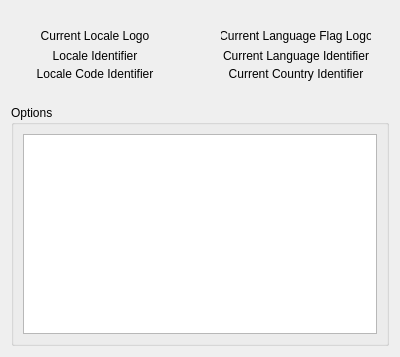
<?xml version="1.0" encoding="UTF-8"?>
<ui version="4.0">
 <class>LanguageSelectWidget</class>
 <widget class="QWidget" name="LanguageSelectWidget">
  <property name="geometry">
   <rect>
    <x>0</x>
    <y>0</y>
    <width>400</width>
    <height>354</height>
   </rect>
  </property>
  <property name="windowTitle">
   <string>Form</string>
  </property>
  <layout class="QVBoxLayout" name="verticalLayout">
   <item>
    <widget class="QWidget" name="topContainer" native="true">
     <layout class="QHBoxLayout" name="horizontalLayout">
      <item>
       <widget class="QWidget" name="localeContainer" native="true">
        <property name="minimumSize">
         <size>
          <width>150</width>
          <height>0</height>
         </size>
        </property>
        <layout class="QVBoxLayout" name="verticalLayout_4">
         <item>
          <layout class="QVBoxLayout" name="verticalLayout_7">
           <item>
            <widget class="QLabel" name="currentLocaleIconLabel">
             <property name="text">
              <string notr="true">Current Locale Logo</string>
             </property>
             <property name="alignment">
              <set>Qt::AlignCenter</set>
             </property>
            </widget>
           </item>
           <item>
            <layout class="QVBoxLayout" name="verticalLayout_6">
             <property name="spacing">
              <number>4</number>
             </property>
             <item>
              <widget class="QLabel" name="currentLocaleTitleLabel">
               <property name="text">
                <string extracomment="A text label next to an item containing the technical locale code the app is running under (such as en_US for US English)">Locale Identifier</string>
               </property>
               <property name="alignment">
                <set>Qt::AlignCenter</set>
               </property>
              </widget>
             </item>
             <item>
              <widget class="QLabel" name="currentLocaleNameLabel">
               <property name="text">
                <string notr="true">Locale Code Identifier</string>
               </property>
               <property name="alignment">
                <set>Qt::AlignCenter</set>
               </property>
              </widget>
             </item>
            </layout>
           </item>
          </layout>
         </item>
        </layout>
       </widget>
      </item>
      <item>
       <spacer name="horizontalSpacer">
        <property name="orientation">
         <enum>Qt::Horizontal</enum>
        </property>
        <property name="sizeHint" stdset="0">
         <size>
          <width>40</width>
          <height>20</height>
         </size>
        </property>
       </spacer>
      </item>
      <item>
       <widget class="QWidget" name="flagContainer" native="true">
        <property name="sizePolicy">
         <sizepolicy hsizetype="Fixed" vsizetype="Preferred">
          <horstretch>0</horstretch>
          <verstretch>0</verstretch>
         </sizepolicy>
        </property>
        <property name="minimumSize">
         <size>
          <width>150</width>
          <height>0</height>
         </size>
        </property>
        <layout class="QVBoxLayout" name="verticalLayout_2">
         <property name="sizeConstraint">
          <enum>QLayout::SetDefaultConstraint</enum>
         </property>
         <item>
          <widget class="QLabel" name="currentLanguageFlagLabel">
           <property name="minimumSize">
            <size>
             <width>0</width>
             <height>0</height>
            </size>
           </property>
           <property name="text">
            <string notr="true">Current Language Flag Logo</string>
           </property>
           <property name="alignment">
            <set>Qt::AlignCenter</set>
           </property>
          </widget>
         </item>
         <item>
          <layout class="QVBoxLayout" name="verticalLayout_5">
           <property name="spacing">
            <number>4</number>
           </property>
           <item>
            <widget class="QLabel" name="currentLanguageNameLabel">
             <property name="text">
              <string notr="true">Current Language Identifier</string>
             </property>
             <property name="alignment">
              <set>Qt::AlignCenter</set>
             </property>
            </widget>
           </item>
           <item>
            <widget class="QLabel" name="currentCountryNameLabel">
             <property name="text">
              <string notr="true">Current Country Identifier</string>
             </property>
             <property name="alignment">
              <set>Qt::AlignCenter</set>
             </property>
            </widget>
           </item>
          </layout>
         </item>
        </layout>
       </widget>
      </item>
     </layout>
    </widget>
   </item>
   <item>
    <widget class="QGroupBox" name="availableLanguagesOptionsGroup">
     <property name="sizePolicy">
      <sizepolicy hsizetype="Preferred" vsizetype="Expanding">
       <horstretch>0</horstretch>
       <verstretch>3</verstretch>
      </sizepolicy>
     </property>
     <property name="title">
      <string extracomment="The title of a section containing the language selection options for the app">Options</string>
     </property>
     <layout class="QVBoxLayout" name="verticalLayout_3">
      <item>
       <widget class="geometrize::dialog::LanguageSelectList" name="languageSelectList">
        <property name="minimumSize">
         <size>
          <width>250</width>
          <height>200</height>
         </size>
        </property>
        <property name="tabKeyNavigation">
         <bool>true</bool>
        </property>
        <property name="alternatingRowColors">
         <bool>false</bool>
        </property>
        <property name="iconSize">
         <size>
          <width>32</width>
          <height>32</height>
         </size>
        </property>
        <property name="textElideMode">
         <enum>Qt::ElideNone</enum>
        </property>
        <property name="movement">
         <enum>QListView::Static</enum>
        </property>
        <property name="resizeMode">
         <enum>QListView::Adjust</enum>
        </property>
        <property name="layoutMode">
         <enum>QListView::Batched</enum>
        </property>
        <property name="spacing">
         <number>16</number>
        </property>
        <property name="viewMode">
         <enum>QListView::IconMode</enum>
        </property>
        <property name="uniformItemSizes">
         <bool>false</bool>
        </property>
        <property name="wordWrap">
         <bool>true</bool>
        </property>
        <property name="sortingEnabled">
         <bool>true</bool>
        </property>
       </widget>
      </item>
     </layout>
    </widget>
   </item>
  </layout>
 </widget>
 <customwidgets>
  <customwidget>
   <class>geometrize::dialog::LanguageSelectList</class>
   <extends>QListWidget</extends>
   <header>dialog/languageselectlist.h</header>
  </customwidget>
 </customwidgets>
 <resources/>
 <connections/>
</ui>
